Frame 1 (no input): blank canvas, image omitted
Frame 60 (no input): blank canvas, image omitted
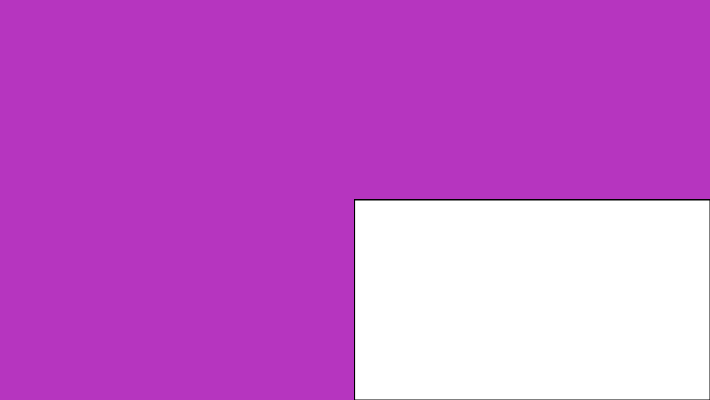
Frame 120 (the mouse pressed at the canvas centre since frame 60)

The p5.js sketch whose frames 1 and 60 were blank and that drew this single picture after the mouse press (run headless with seeded random() and noise() and a simulated clock; from frame 60 on, the mouse is pressed at the canvas centre):

// p5.js sketch
// ── sketch.js
let backColor;


function setup() { 
  createCanvas(710, 400);
  //button = createButton('Choose a background Color');
  //button.mousePressed(buttonPressed);
 // button.style ('background-color', '#f5efd5');
 // button.position(300, 450);
  backColor = color( random(255), random(255), random(255) );
   background(backColor);
  

} 

function draw() { 
 stroke(0);
  if (mouseIsPressed === true) {
  rect(mouseX, mouseY, pmouseX, pmouseY) 
    
    
       
  }
 
    

}

function buttonPressed(){
backColor = color( random(255), random(255), random(255) );
}






// ── style.css
html {
   margin: 0;
  padding: 0;
 
    
}

body {
  text-align: center;
   font-style:"courier", monospace;
     
}


canvas {
  display: block;
  border: 5px solid black;

  
 
}
